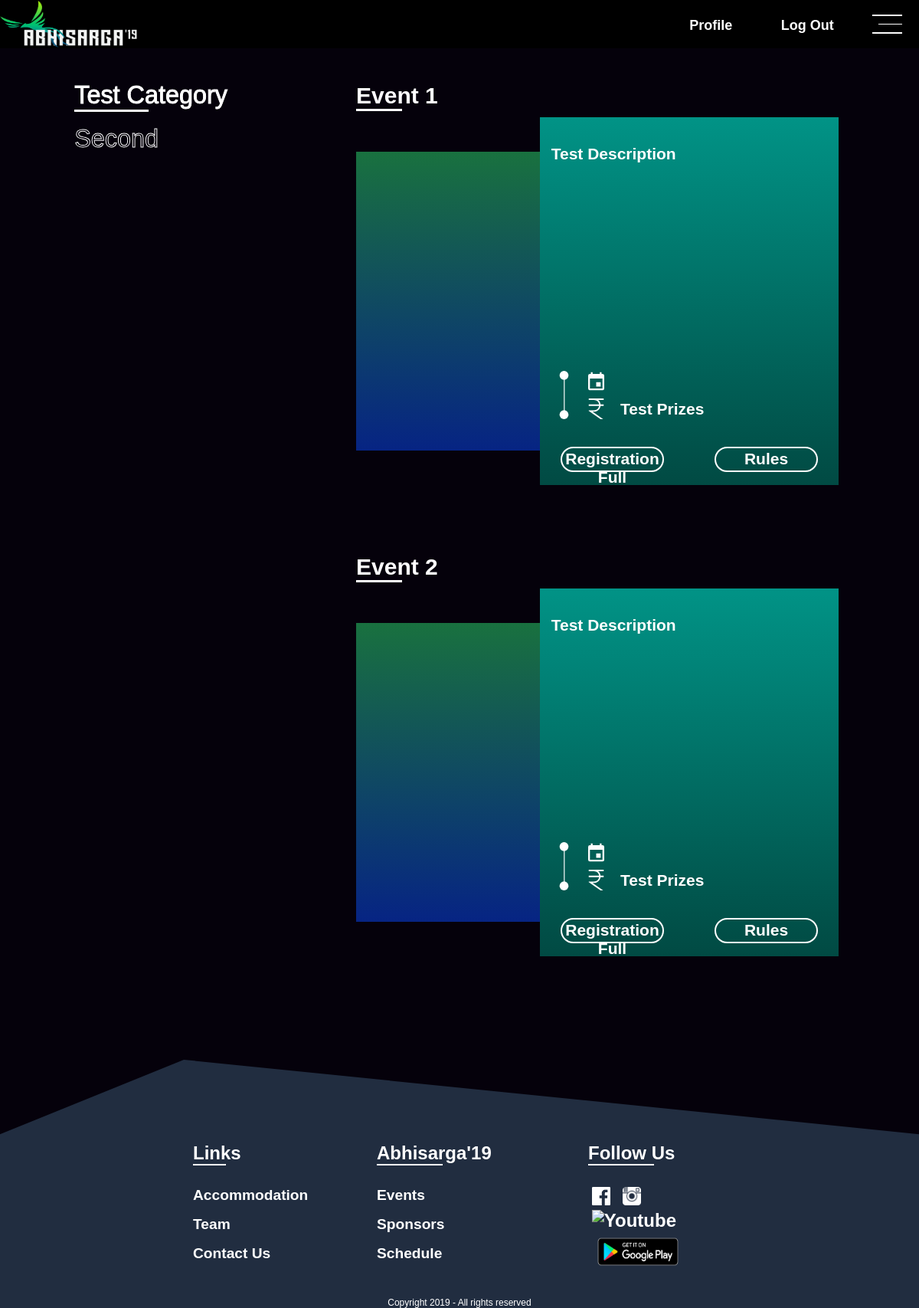
Page /event/ (signed in) on the earlier database version.
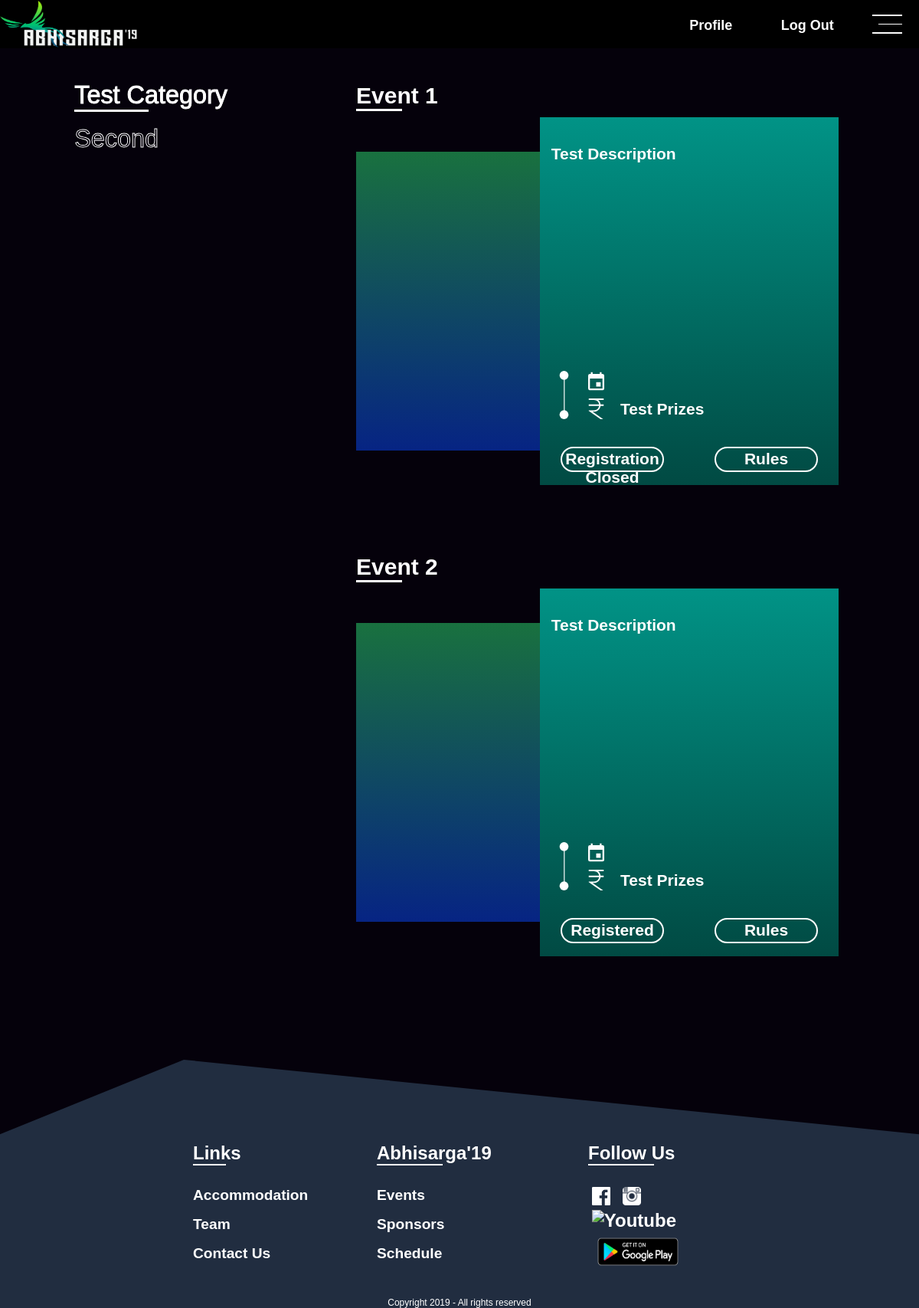
Same page on the later database version.
### Event/models.py (models this page shows, shortened)
class Event(models.Model):
	event_category = models.ForeignKey(EventCategory, on_delete=models.CASCADE, related_name="event_category")
	name = models.CharField(max_length=200, null=True, blank=True)
	logo = models.ImageField(upload_to=get_event_photo_path, null=True, blank=True)
	registration_from = models.DateTimeField(null=True, blank=True)
	registration_to = models.DateTimeField(null=True, blank=True)
	event_from = models.DateTimeField(null=True, blank=True)
	event_to = models.DateTimeField(null=True, blank=True)
	participant_limit = models.IntegerField(default=0)
	participant_count = models.IntegerField(default=0)
	description = models.TextField()
	rules = models.TextField()
	prize = models.TextField()
	brochure = models.FileField(upload_to=get_event_photo_path, null=True, blank=True)
	organisers = models.ManyToManyField(settings.AUTH_USER_MODEL, related_name="organising_events")
	web_priority = models.IntegerField(default=0)
	app_priority = models.IntegerField(default=0)
	registration_closed = models.BooleanField(default=False)
	team_event = models.BooleanField(default=False)
	img_1 = models.FileField(upload_to=get_event_photo_path, null=True, blank=True)
	img_2 = models.FileField(upload_to=get_event_photo_path, null=True, blank=True)
	img_3 = models.FileField(upload_to=get_event_photo_path, null=True, blank=True)
	img_4 = models.FileField(upload_to=get_event_photo_path, null=True, blank=True)
	qr_code_string = models.CharField(max_length=100, null=True, blank=True)
	@property
	def registration_full(self):
		teams = Team.objects.filter(event__id=self.id)
		return False if len(teams) < self.participant_limit else True

### Event/views.py (the view)
# urls.py: path(r'event/', include('Event.urls')),
def event(request):
	event_template = 'Event/events.html'
	event_cat = EventCategory.objects.all().order_by("web_priority")
	all_events = list()
	for _ in event_cat:
		events = Event.objects.filter(event_category__id=_.id).order_by("web_priority")
		all_events.append({"category":_, "events":events})
	part = list()
	try:
		participated_events = Team.objects.filter(leader__username=request.user.username)
		part = list()
		for obj in participated_events:
			part.append(obj.event)
		participated_events = Member.objects.filter(email=request.user.email)
		for obj in participated_events:
			part.append(obj.team.event)
	except Exception as e:
		pass
	return render(request, event_template, {"event_category":event_cat, "all_events":all_events, "participated_events":part})

### Event/templates/Event/events.html (shortened to what this page needs)
{% extends 'UserAuth/index.html' %}
{% load staticfiles %}
{% block link %}
	<link rel="stylesheet" type="text/css" href="{% static 'assets/css/events.css' %}">
    <link rel="stylesheet" type="text/css" href="{% static 'assets/css/common.css' %}">
{% endblock %}
{% block content %}
<div id="bar">
	<a href="{% url 'UserAuth:home' %}"><img src="{% static 'assets/img/default-logo.png' %}" alt="Abhisarga 2K19" id="bar-logo"></a>
	<div id="menu" onclick="menuopen()">
		<div></div>
		<div></div>
		<div></div>
	</div>
	{% if request.user.is_authenticated %}
	<div id="login">
		<a href="{% url 'UserAuth:logout' %}">Log Out</a>
	</div>
	<div id="register">
		<a href="{% url 'UserAuth:profile' %}">Profile</a>
	</div>
	{% endif %}
</div>
<div id="event-content">
	{% for object in all_events %}
	{% if forloop.counter0 == 0 %} <div class="events-internal"> {% else %} <div class="events-internal" style="display: none;"> {% endif %}
		{% for event in object.events %}
		<div class="single-event">
			<h1>{{ event.name }}</h1>
			<div class="image">
				<div></div>
			</div>
			<div class="event-details">
				<p class="scrollbar">
					{{ event.description|linebreaksbr }}
				</p>
				<div class="s-info">
					<img src="{% static 'assets/img/svg/design.svg' %}" alt="">
					<span><img src="{% static 'assets/img/svg/calender.svg' %}" alt="">{{ event.event_from|date:"M d, Y" }}</span>
					<span><img src="{% static 'assets/img/svg/rupee.svg' %}" alt="">{{ event.prize }}</span>
				</div>
				{% if event.registration_closed %}
				<div class="b-link">
					<a href="javascript:function() { return false; }">Registration Closed</a>
				</div>
				{% elif event.registration_full %}
				<div class="b-link">
					<a href="javascript:function() { return false; }">Registration Full</a>
				</div>
				{% elif event in participated_events %}
				<div class="b-link">
					<a onclick="return confirm('Are you sure you want to deregister from this event?')" href="{% url 'Event:eventRegistration' %}?event_id={{event.id}}">Registered</a>
				</div>
				{% endif %}
				<div class="b-link event-rules">
					Rules
				</div>
			</div>
		</div>
		{% endfor %}
	</div>
	{% endfor %}
</div>
<div id="listnav">
  <ul>
  	{% for category in event_category %}{% if forloop.counter0 == 0 %}
    <li class="nav-link active-link" value="{{forloop.counter0}}" onclick="changeselect(this)">{{ category.category }}<hr></li>
    {% else %}
    <li class="nav-link" value="{{forloop.counter0}}" onclick="changeselect(this)">{{ category.category }}<hr></li>
    {% endif %}{% endfor %}
  </ul>
</div>
{% endblock %}

Differences in the rows shown:
changed Event "Event 1": registration_closed "Registration Full" → "Registration Closed"
changed Event "Event 2": participant_limit "Registration Full" → "Registered"
